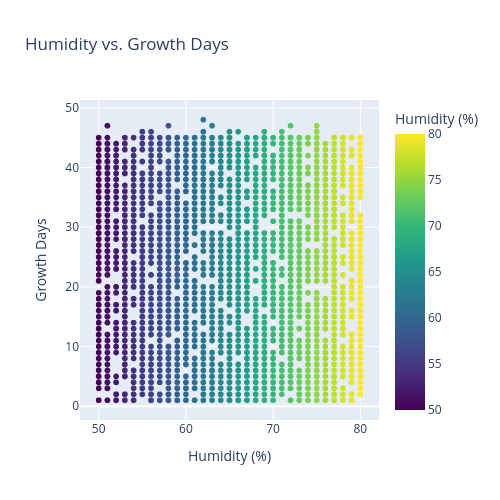

The code cell stored with this chart in its notebook:
### Markdown cell above
#### Analysis
The Temperature vs. Growth Days scatterplot shows observations spread across the temperature range without a strong visible upward or downward pattern. The correlation matrix also gives Temperature vs. Growth Days a correlation of about -0.07.

Temperature alone has little linear association with Growth Days in these observations. A model may still use temperature in combination with other variables, but the scatterplot does not support a strong one-variable linear relationship.

### Code cell
fig = px.scatter(lettuce_df, x='Humidity (%)',
                 y='Growth Days', title='Humidity vs. Growth Days',
                 color='Humidity (%)',
                 color_continuous_scale='viridis',
                 width=500, height=500)
fig.show()

### Figure 1 — Plotly figure (JSON) as saved in the notebook; plotly's stock layout.template omitted (floating-point values rounded to 4 significant figures; data arrays with more than 128 entries replaced by an {"elided": "..."} marker saying what was removed)
{"data": [{"hovertemplate": "Humidity (%)=%{marker.color}<br>Growth Days=%{y}<extra></extra>", "legendgroup": "", "marker": {"color": {"elided": "3169 int values"}, "coloraxis": "coloraxis", "symbol": "circle"}, "mode": "markers", "name": "", "showlegend": false, "type": "scattergl", "x": {"elided": "3169 int values"}, "xaxis": "x", "y": {"elided": "3169 int values"}, "yaxis": "y"}], "layout": {"coloraxis": {"autocolorscale": false, "colorbar": {"title": {"text": "Humidity (%)"}}, "colorscale": [[0, "#440154"], [0.1111, "#482878"], [0.2222, "#3e4989"], [0.3333, "#31688e"], [0.4444, "#26828e"], [0.5556, "#1f9e89"], [0.6667, "#35b779"], [0.7778, "#6ece58"], [0.8889, "#b5de2b"], [1, "#fde725"]]}, "height": 500, "legend": {"tracegroupgap": 0}, "title": {"text": "Humidity vs. Growth Days"}, "width": 500, "xaxis": {"anchor": "y", "domain": [0, 1], "title": {"text": "Humidity (%)"}}, "yaxis": {"anchor": "x", "domain": [0, 1], "title": {"text": "Growth Days"}}}}
